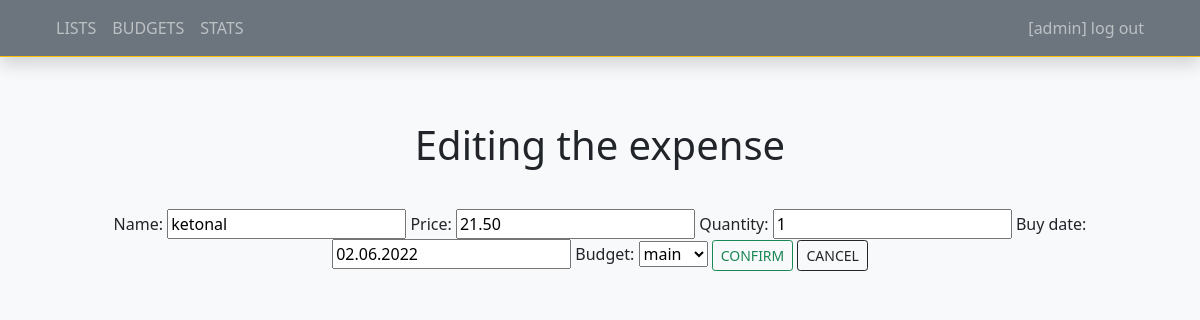
Page /edit/81 (signed in) on the committed database.
### list/models.py (models this page shows, shortened)
class Product(models.Model):
    name = models.CharField(max_length=64)
    price = models.DecimalField(decimal_places=2, max_digits=10)
    quantity = models.IntegerField(default=1)
    buyDate = models.DateField(default=datetime.date.today, null=False)
    budget = models.ForeignKey(Budget, null=True, on_delete=models.SET_NULL, blank=True, related_name="products")

class Budget(models.Model):
    name = models.CharField(max_length=64)
    value = models.DecimalField(decimal_places=2, max_digits=8, null=True)
    date = models.DateField(auto_now_add=True)
    def __str__(self):
        return f"{self.name}"

### list/views.py (the view, shortened to what this page needs)
# urls.py: path('edit/<str:product_id>', views.edit, name='edit'),
def edit(request, product_id):
    if not request.user.is_authenticated:
        return redirect('login')
    else:
        if request.method == 'GET':
            product = Product.objects.get(pk=product_id)
            form = ProductForm(instance=product)
            return render(request, 'list/edit.html', {'form': form, 'product': product})

### list/forms.py
class ProductForm(forms.ModelForm):
    class Meta:
        model = Product
        fields = ('name', 'price', 'quantity', 'buyDate', 'budget')
        labels = {
            'name': 'Name',
            'price': 'Price',
            'quantity': 'Quantity',
            'buyDate': 'Buy date',
            'budget': 'Budget'
        }

### list/templates/list/edit.html (shortened to what this page needs)
{% extends 'list/main.html' %}
{% block content %}
<div class="d-flex flex-column text-center mt-5">
    <p>
        <h1>Editing the expense</h1>
    </p>
    <p>
        <form action="{% url 'edit' product.id %}" method="post">
            {{form}}
            <input type="submit" value="CONFIRM" class="btn btn-outline-success btn-sm">
            <a href="{% url 'index' %}" class="btn btn-outline-dark btn-sm">CANCEL</a>
        </form>
    </p>
</div>
{% endblock %}

### list/templates/list/main.html (shortened to what this page needs)
<!DOCTYPE html>
<html lang="pl-PL" class="bg-light">
<head>
  <link href="https://cdn.jsdelivr.net/npm/bootstrap@5.1.3/dist/css/bootstrap.min.css" rel="stylesheet"
>
</head>
<body class="bg-light">
  {% if request.user.is_authenticated %}
  <nav class="navbar navbar-expand-lg navbar-dark bg-secondary mb-1 px-5 d-flex justify-content-between shadow border-bottom border-warning">
    <div class="navbar-nav">
      <a class="nav-item nav-link" href="{% url 'index' %}">LISTS</a>
      <a class="nav-item nav-link" href="{% url 'budget' %}">BUDGETS</a>
      <a class="nav-item nav-link" href="{% url 'stats' %}">STATS</a>
    </div>
    <div class="navbar-nav">
      <a class="nav-item nav-link" href="{% url 'logout' %}">[{{request.user.username}}] log out</a>
    </div>
  </nav>
  {% endif %}
  <div class="mx-5">
    {% block content %}
    {% endblock %}
  </div>
</body>
</html>

### rows in the picture
Product: name "ketonal", price "21.50", quantity "1", buyDate "02.06.2022", budget "main"

### other values in the picture
{{ request.user.username }} "admin"
